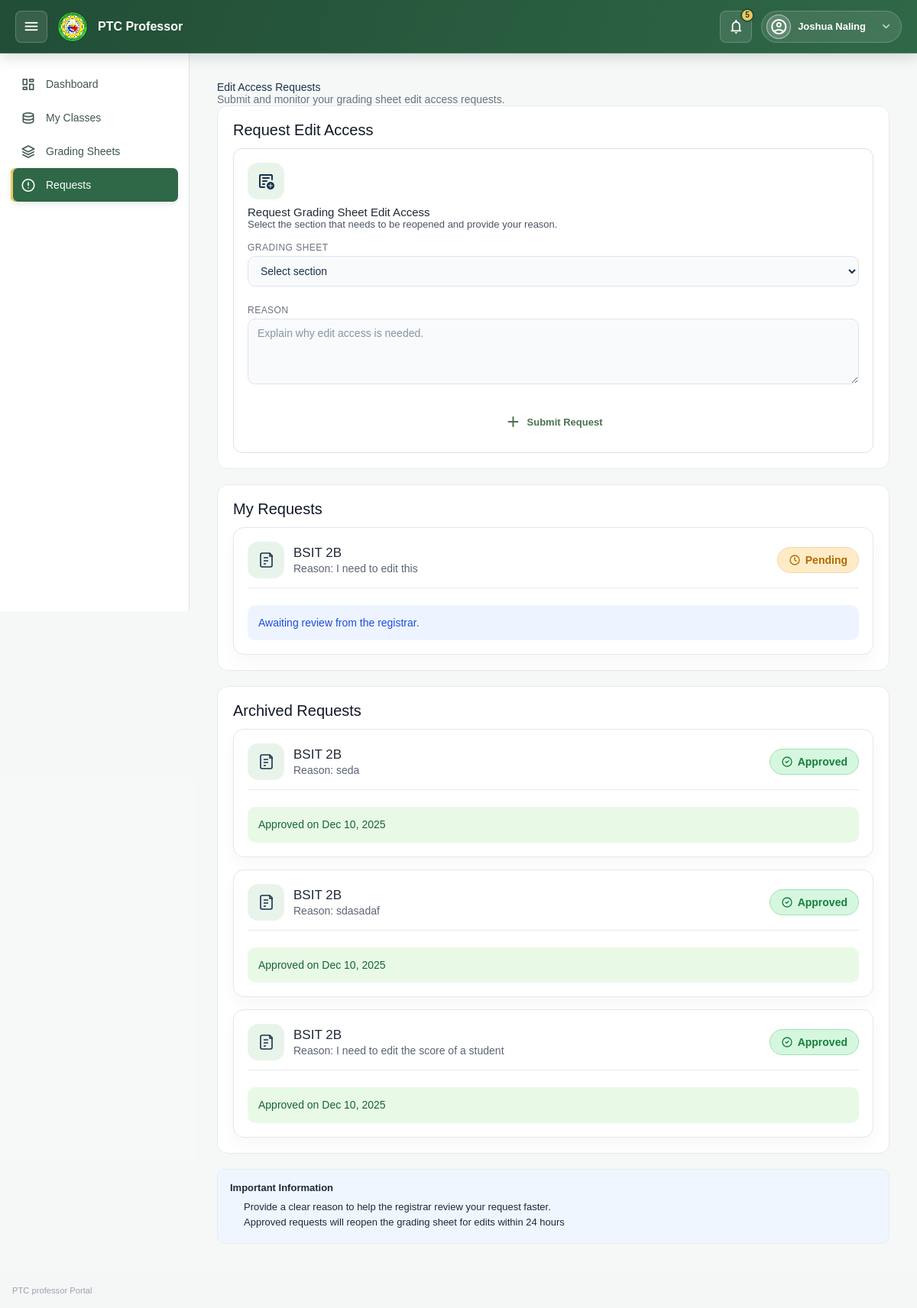
Screenshot of /professor/pages/requests.php (signed in) with the database file from the repository.
### tables this page shows
CREATE TABLE `edit_requests` (
  `id` int(11) NOT NULL,
  `grading_sheet_id` int(11) NOT NULL,
  `professor_id` int(11) NOT NULL,
  `reason` text DEFAULT NULL,
  `status` enum('pending','approved','denied') DEFAULT 'pending',
  `decided_by` int(11) DEFAULT NULL,
  `decided_at` datetime DEFAULT NULL
);

CREATE TABLE `sections` (
  `id` int(11) NOT NULL,
  `section_name` varchar(100) NOT NULL,
  `is_active` tinyint(1) DEFAULT 1,
  `created_at` datetime DEFAULT current_timestamp(),
  `updated_at` datetime DEFAULT current_timestamp() ON UPDATE current_timestamp(),
  `year_level` enum('1','2','3','4') NOT NULL,
  `course_id` int(11) DEFAULT NULL,
  `term_id` int(11) DEFAULT NULL
);

### professor/pages/requests.php (the view, shortened to what this page needs)
<?php
require_once '../includes/init.php';
$professor = requireProfessorRecord($pdo);
$professorId = (int)$professor['id'];
$sheetsStmt = $pdo->prepare(
    'SELECT gs.id,
            sec.section_name
       FROM grading_sheets gs
       JOIN sections sec ON sec.id = gs.section_id
      WHERE gs.professor_id = ?
   ORDER BY sec.section_name'
);
$sheetsStmt->execute([$professorId]);
$sheetOptions = $sheetsStmt->fetchAll(PDO::FETCH_ASSOC);
$requestsStmt = $pdo->prepare(
    'SELECT er.id,
            er.reason,
            er.status,
            er.decided_at,
            gs.id AS grading_sheet_id,
            sec.section_name
       FROM edit_requests er
       JOIN grading_sheets gs ON gs.id = er.grading_sheet_id
       JOIN sections sec ON sec.id = gs.section_id
      WHERE er.professor_id = ?
   ORDER BY er.id DESC'
);
$requestsStmt->execute([$professorId]);
$requests = $requestsStmt->fetchAll(PDO::FETCH_ASSOC);
$activeRequests = [];
$archivedRequests = [];
foreach ($requests as $row) {
    if (($row['status'] ?? '') === 'pending') {
        $activeRequests[] = $row;
    } else {
        $archivedRequests[] = $row;
    }
}
?>
<!DOCTYPE html>
<html lang="en">
<head>
    <link rel="stylesheet" href="../assets/css/professor.css?v=20260916.1">
</head>
<body>
<?php include '../includes/header.php'; ?>
<div class="layout">
    <?php include '../includes/sidebar.php'; ?>
    <main class="content">
        <div class="page-header">
            <h1>Edit Access Requests</h1>
            <p class="text-muted">Submit and monitor your grading sheet edit access requests.</p>
        </div>
        <div class="requests-card">
            <h2 class="section-title">Request Edit Access</h2>
            <?php if (empty($sheetOptions)): ?>
                <p>You currently have no assigned grading sheets.</p>
            <?php else: ?>
                <form class="new-request-card" method="post">
                    <div class="request-icon" aria-hidden="true">
                      <span class="material-symbols-rounded">add_notes</span>
                    </div>
                    <div>
                        <p class="new-request-title">Request Grading Sheet Edit Access</p>
                        <p class="new-request-sub">Select the section that needs to be reopened and provide your reason.</p>
                    </div>
                    <label>
                        <span class="meta-label">Grading Sheet</span>
                        <select name="grading_sheet_id" class="form-control" required>
                            <option value="">Select section</option>
                        </select>
                    </label>
                    <label>
                        <span class="meta-label">Reason</span>
                        <textarea name="reason" rows="4" class="form-control" placeholder="Explain why edit access is needed." required></textarea>
                    </label>
                    <button type="submit" class="new-request-action">
                        <span class="material-symbols-rounded">add</span>
                        Submit Request
                    </button>
                </form>
            <?php endif; ?>
        </div>
        <div class="requests-card">
            <h2 class="section-title">My Requests</h2>
            <?php if (empty($activeRequests)): ?>
                <p class="text-muted">You have no pending requests.</p>
            <?php else: ?>
                <div class="request-list">
                    <?php foreach ($activeRequests as $row): ?>
                        <?php
                            $statusClass = 'status-pending';
                            $statusText = 'Pending';
                            $noteClass = 'note-info';
                            $noteText = 'Awaiting review from the registrar.';
                        ?>
                        <div class="request-card">
                            <div class="request-header">
                                <div class="request-meta">
                                    <div class="request-icon" aria-hidden="true">
                                        <svg viewBox="0 0 24 24" fill="none" stroke-width="1.6">
                                            <path d="M7 3h10l3 3v13a2 2 0 0 1-2 2H7a2 2 0 0 1-2-2V5a2 2 0 0 1 2-2Z" stroke="currentColor" />
                                            <path d="M17 3v4h4" stroke="currentColor" />
                                            <path d="M9 13h6M9 17h3M9 9h6" stroke="currentColor" />
                                        </svg>
                                    </div>
                                    <div>
                                        <p class="request-title"><?= htmlspecialchars($row['section_name']); ?></p>
                                        <p class="request-sub">Reason: <?= htmlspecialchars($row['reason']); ?></p>
                                    </div>
                                </div>
                                <span class="status-pill <?= $statusClass; ?>">
                                    <svg class="status-icon" viewBox="0 0 24 24" fill="none" stroke="currentColor" stroke-width="2" stroke-linecap="round" stroke-linejoin="round">
                                        <circle cx="12" cy="12" r="9" />
                                        <?php if ($statusClass === 'status-approved'): ?>
                                            <path d="M9 12l2 2 4-4" />
                                        <?php elseif ($statusClass === 'status-denied'): ?>
                                            <path d="M8 8l8 8M16 8l-8 8" />
                                        <?php else: ?>
                                            <path d="M12 7v5l3 2" />
                                        <?php endif; ?>
                                    </svg>
                                    <?= htmlspecialchars($statusText); ?>
                                </span>
                            </div>
                            <div class="request-body">
                                <div class="status-note <?= $noteClass; ?>">
                                    <?= htmlspecialchars($noteText); ?>
                                </div>
                            </div>
                        </div>
                    <?php endforeach; ?>
                </div>
            <?php endif; ?>
        </div>
        <div class="requests-card">
            <h2 class="section-title">Archived Requests</h2>
            <?php if (empty($archivedRequests)): ?>
                <p class="text-muted">You have no archived requests yet.</p>
            <?php else: ?>
                <div class="request-list">
                    <?php foreach ($archivedRequests as $row): ?>
                        <?php
                            $statusClass = $row['status'] === 'approved' ? 'status-approved' : 'status-denied';
                            $statusText = ucfirst($row['status']);
                            $noteClass = $row['status'] === 'approved' ? 'note-success' : 'note-error';
                            $noteText = $row['status'] === 'approved'
                                ? 'Approved on ' . ($row['decided_at'] ? (new DateTimeImmutable($row['decided_at']))->format('M j, Y') : '—')
                                : 'Denied on ' . ($row['decided_at'] ? (new DateTimeImmutable($row['decided_at']))->format('M j, Y') : '—');
                        ?>
                        <div class="request-card">
                            <div class="request-header">
                                <div class="request-meta">
                                    <div class="request-icon" aria-hidden="true">
                                        <svg viewBox="0 0 24 24" fill="none" stroke-width="1.6">
                                            <path d="M7 3h10l3 3v13a2 2 0 0 1-2 2H7a2 2 0 0 1-2-2V5a2 2 0 0 1 2-2Z" stroke="currentColor" />
                                            <path d="M17 3v4h4" stroke="currentColor" />
                                            <path d="M9 13h6M9 17h3M9 9h6" stroke="currentColor" />
                                        </svg>
                                    </div>
                                    <div>
                                        <p class="request-title"><?= htmlspecialchars($row['section_name']); ?></p>
                                        <p class="request-sub">Reason: <?= htmlspecialchars($row['reason']); ?></p>
                                    </div>
                                </div>
                                <span class="status-pill <?= $statusClass; ?>">
                                    <svg class="status-icon" viewBox="0 0 24 24" fill="none" stroke="currentColor" stroke-width="2" stroke-linecap="round" stroke-linejoin="round">
                                        <?php if ($statusClass === 'status-approved'): ?>
                                            <path d="M9 12l2 2 4-4" />
                                        <?php else: ?>
                                            <path d="M8 8l8 8M16 8l-8 8" />
                                        <?php endif; ?>
                                        <circle cx="12" cy="12" r="9" />
                                    </svg>
                                    <?= htmlspecialchars($statusText); ?>
                                </span>
                            </div>
                            <div class="request-body">
                                <div class="status-note <?= $noteClass; ?>">
                                    <?= htmlspecialchars($noteText); ?>
                                </div>
                            </div>
                        </div>
                    <?php endforeach; ?>
                </div>
            <?php endif; ?>
        </div>
        <div class="info-card">
            <strong>Important Information</strong>
            <ul class="info-list">
                <li>Provide a clear reason to help the registrar review your request faster.</li>
                <li>Approved requests will reopen the grading sheet for edits within 24 hours</li>
            </ul>
        </div>
    </main>
</div>
</body>
<?php include '../includes/footer.php'; ?>
</html>

### professor/assets/css/professor.css (style rules this page uses)
:root { --bg:#0b200d; --panel:#123321; --ink:#e7eaf6; --muted:#98a2b3; --accent:#6ea8fe; --schoolcolor: #618A61; --background: #F9F9F9; --primarycolor: #2C3E50; }
* { box-sizing:border-box }
body { margin: 0; font-family: 'Arimo', sans-serif; font-size: 14px; font-style: normal; line-height: normal; background-color: var(--background); background-image: linear-gradient(rgba(249,249,249,0.90), rgba(249,249,249,0.90)), url('../../../admin/assets/images/ptcfront.png'); background-repeat: no-repeat; background-size: auto, cover; background-position: center center; background-attachment: scroll, fixed; color: var(--primarycolor); padding-top: 70px; }
.layout { display:grid; grid-template-columns:240px 1fr; min-height:calc(100vh - 54px) }
.content { padding:24px }
label { display:block; margin:8px 0 }
input,button { padding:10px 12px; border-radius:8px; border:1px solid #334 }
button { background:var(--schoolcolor); border-color:transparent; color:#0b1020; font-weight:600; cursor:pointer }
h2 { margin-bottom: 0; }
.text-muted { color: #6b7280; font-size: 14px; }
.form-control { width: 100%; padding: 10px 12px; border: 1px solid #dfe3ea; border-radius: 10px; font-size: 14px; background: #f8fafc; }
.requests-card { background: #fff; border: 1px solid #e7e9f0; border-radius: 14px; padding: 20px; box-shadow: none; margin-bottom: 20px; }
.section-title { margin: 0 0 12px; font-size: 20px; color: #111827; }
.new-request-card { border: 1px solid #dce2ea; border-radius: 12px; padding: 18px; background: #fff; display: flex; flex-direction: column; gap: 8px; }
.new-request-title { margin: 0; font-size: 15px; color: #1f2937; }
.new-request-sub { margin: 0; color: #4b5563; font-size: 13px; }
.request-icon { width: 48px; height: 48px; border-radius: 14px; background: #e8f4ea; display: grid; place-items: center; }
.request-icon svg { width: 24px; height: 24px; stroke: #4b7250; }
.request-list { display: flex; flex-direction: column; gap: 16px; }
.request-card { border: 1px solid #e4e7ec; border-radius: 14px; padding: 18px; background: #fff; box-shadow: 0 10px 22px rgba(0,0,0,0.03); }
.request-header { display: flex; justify-content: space-between; align-items: center; gap: 12px; }
.request-meta { display: flex; align-items: center; gap: 12px; }
.request-title { margin: 0; font-size: 17px; color: #1f2937; }
.request-sub { margin: 2px 0 0; color: #5b6474; font-size: 14px; }
.status-pill { display: inline-flex; align-items: center; gap: 6px; padding: 8px 14px; border-radius: 999px; font-weight: 600; font-size: 14px; border: 1px solid transparent; }
.status-approved { background: #d6f7df; color: #15803d; border-color: #9ee1b3; }
.status-pending { background: #ffecc7; color: #b46900; border-color: #f6d7a6; }
.status-icon { width: 16px; height: 16px; }
.request-body { margin-top: 12px; border-top: 1px solid #e7e9f0; padding-top: 12px; color: #374151; font-size: 14px; line-height: 1.6; }
.status-note { margin-top: 10px; border-radius: 10px; padding: 12px 14px; font-size: 14px; }
.note-info { background: #eef4ff; color: #1d4ed8; }
.note-success { background: #e8fae6; color: #166534; }
.new-request-action { margin-top: 8px; color: #4b7250; font-weight: 600; font-size: 13px; display: inline-flex; align-items: center; gap: 6px; justify-content: center; background: transparent; border: none; cursor: pointer; }
.meta-label { display: block; font-size: 12px; color: #6b7280; margin-bottom: 4px; text-transform: uppercase; letter-spacing: 0.04em; }
.info-card { background: #EFF6FF; border: 1px solid #e7e9f0; border-radius: 10px; padding: 16px; color: #1f2937; font-size: 13px; margin-top: 20px; }
.info-list { margin: 8px 0 0 18px; padding: 0; line-height: 1.6; }
:root { --schoolcolor: #3f7a55; --schoolcolor-dark: #285a3d; --schoolcolor-soft: #eaf4ed; --background: #f4f7f5; --primarycolor: #17324d; --line: #dfe8e2; }
body { background-image: linear-gradient(rgba(244,247,245,.94), rgba(244,247,245,.94)), url('../../../admin/assets/images/ptcfront.png'); }
.layout { min-height: calc(100vh - 70px); background: rgba(255,255,255,.2); }
.content { min-width: 0; padding: clamp(22px, 3vw, 38px); }

### rows the page displays
edit_requests: sections.section_name "BSIT 2B", reason "I need to edit this", statusText "Pending", noteText "Awaiting review from the registrar."
edit_requests: sections.section_name "BSIT 2B", reason "seda", status "Approved", noteText "Approved on Dec 10, 2025"
edit_requests: sections.section_name "BSIT 2B", reason "sdasadaf", status "Approved", noteText "Approved on Dec 10, 2025"
edit_requests: sections.section_name "BSIT 2B", reason "I need to edit the score of a student", status "Approved", noteText "Approved on Dec 10, 2025"

### other values shown
$profUnreadCount "5"
currentUserName() "Joshua Naling"
